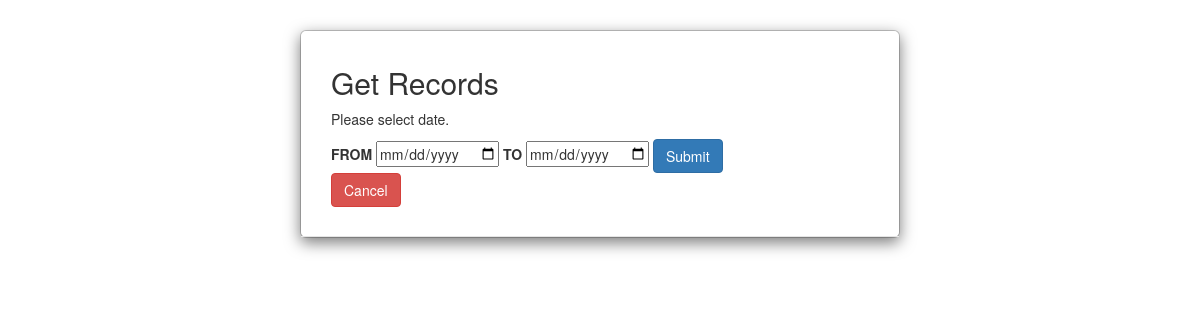
/date.php, run on an earlier commit of the app's database.
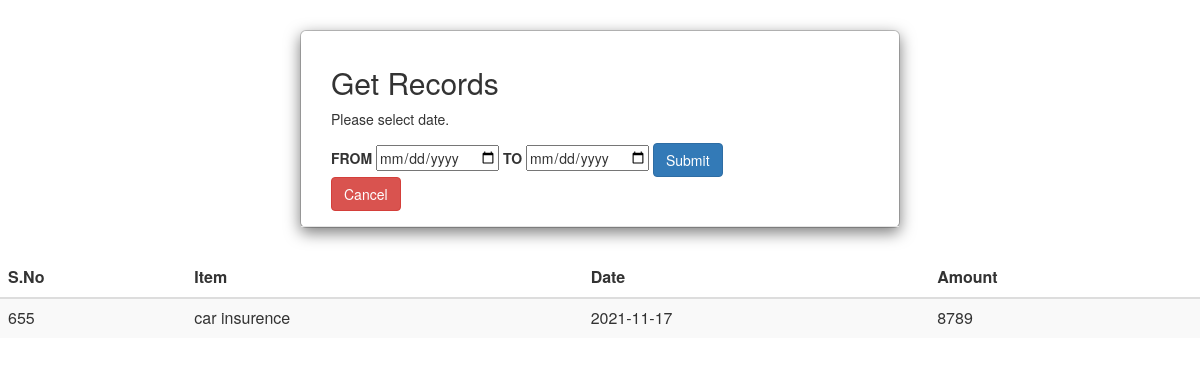
And on a later commit of the database.
### tables this page shows
CREATE TABLE `employees` (
  `id` int(11) NOT NULL AUTO_INCREMENT,
  `uname` varchar(50) NOT NULL,
  `name` varchar(100) NOT NULL,
  `date` varchar(255) NOT NULL,
  `amount` int(10) NOT NULL,
  `file_path` varchar(500) NOT NULL,
  PRIMARY KEY (`id`)
);

### date.php (the view, shortened to what this page needs)
<?php
require_once "config.php";
$new_date = date('Y-m-d');
$sql = mysqli_query($link,"SELECT * from employees WHERE date >= '$new_date' AND date <= '$new_date';");
       if(mysqli_num_rows($sql) > 0){
        echo "<table color: #070708 class='table table-striped'>";
                 echo "<thead>";
                echo "<tr>";
                    echo "<th>S.No</th>";
                    echo "<th>Item</th>";
                    echo "<th>Date</th>";
                    echo "<th>Amount</th>";
                echo "</tr>";
            echo "</thead>";}
            echo "<tbody>";
            while($row = mysqli_fetch_array($sql)){
                    echo "<tr>";
                    echo "<td>" . $row['id'] . "</td>";
                    echo "<td>" . $row['name'] . "</td>";
                    echo "<td>" . $row['date'] . "</td>";
                    echo "<td>" . $row['amount'] . "</td>";
             echo "</tbody>";
            }
?>
<!DOCTYPE html>
<html lang="en">
<head>
    <link rel="stylesheet" href="https://maxcdn.bootstrapcdn.com/bootstrap/3.3.7/css/bootstrap.css">
</head>
<body>
<div class="modal-dialog">
            <div class="modal-content">
                <div class="modal-header">
                    <div class="col-md-10">
                        <div class="col-md-16">
                            <h2>Get Records</h2>
                        </div>
                            <p>Please select date.</p>
                        <form action="<?php echo htmlspecialchars($_SERVER["PHP_SELF"]); ?>" method="post">
                            <label>FROM</label>
                            <input type="date" name="date">
                            <label>TO</label>
                            <input type="date" name="date">
                            <input type="submit" class="btn btn-primary" value="Submit">
                            <a href="welcome.php" class="btn btn-danger">Cancel</a>
                        </form>
                    </div>
                </div><div class="col-lg-15"></div>
            </div>
        </div>
</body>
</html>

What changed in the data, as far as the page shows it:
now on this page (row edited): employees: id "655", name "car insurence", date "2021-11-17", amount "8789"
Also different on the page:
text now shown: "S.No Item Date Amount"
